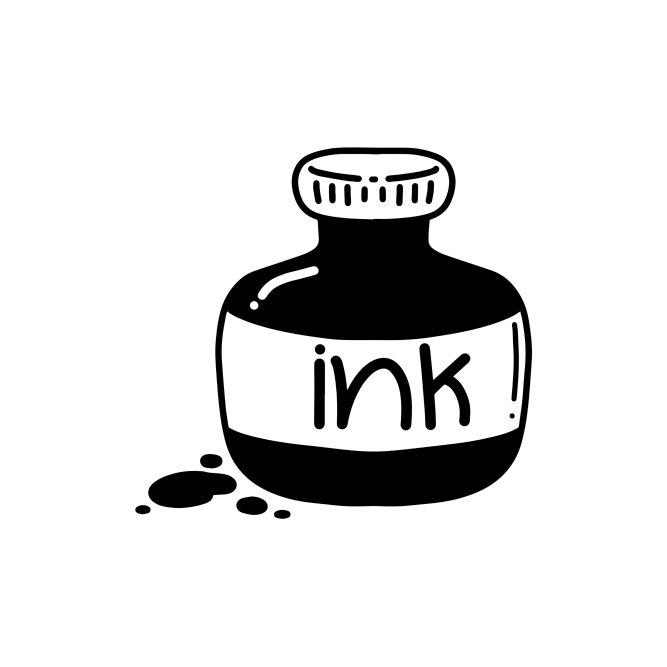
#> input picture store/brand/mark-black.png, 2000 x 2000 px (shown at 1/3 size)
$ python brand-assets.py
#> lines starting #> are read from the running program, lines starting #| are printed output that depends on the picture
"""Builds every logo/icon/splash file from the brand mark (store/brand/mark-black.png, transparent background)."""
from PIL import Image
import os
R = os.path.dirname(os.path.dirname(os.path.abspath(__file__)))
mark = Image.open(os.path.join(R, 'store/brand/mark-black.png')).convert('RGBA')
#> mark is the input picture: PIL image 2000x2000 RGBA; mean R, G, B, A 0, 0, 0, 30.5
mark = mark.crop(mark.getbbox())
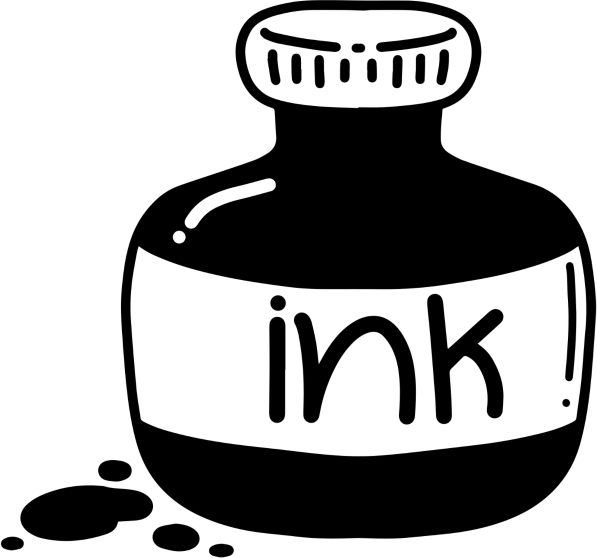
#> mark: PIL image 1193x1115 RGBA (shown at 1/2 size); mean R, G, B, A 0, 0, 0, 91.8; transparent parts drawn white
A = mark.split()[3]
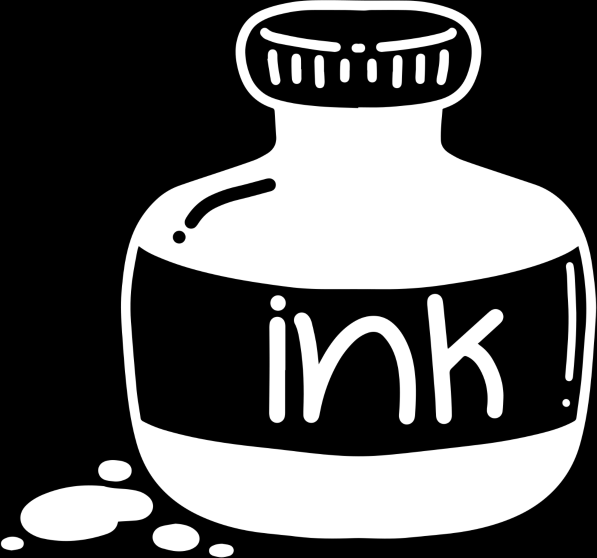
#> A: PIL image 1193x1115 L (shown at 1/2 size); min 0, max 255, mean 91.8
#> in canvas, `c = Image.new('RGBA', (size, size), bg + ((255,) if bg is not None els..`: c: PIL image 1024x1024 RGBA; every value is 255

def logo(color, w):
#> called with color = (0, 0, 0), w = 717
    h = round(w * mark.height / mark.width)
#> h = 670
    a = A.resize((w, h), Image.LANCZOS)
    im = Image.new('RGBA', (w, h), color + (0,))
#> im: PIL image 717x670 RGBA; every value is 0
    im.putalpha(a)
    return im

def canvas(size, bg, fg, frac, mode='RGB'):
    c = Image.new('RGBA', (size, size), bg + ((255,) if bg is not None else ()) if bg else (0, 0, 0, 0))
    w = round(size * frac)
    l = logo(fg, w)
    # optical centre: the ink drops make the mark look left-heavy, nudge it a little right
    c.alpha_composite(l, ((size - l.width) // 2 + round(size * 0.012), (size - l.height) // 2))
    return c.convert(mode) if mode == 'RGB' else c

W, B = (255, 255, 255), (0, 0, 0)
out = lambda p: os.path.join(R, p)
# app icon (store + native): black ink bottle on white
canvas(1024, W, B, 0.70).save(out('resources/icon.png'))
canvas(1024, W, B, 0.70).save(out('store/appstore-icon-1024.png'))
canvas(512, W, B, 0.70).save(out('store/play-icon-512.png'))
#> in canvas (call 3), `c = Image.new('RGBA', (size, size), bg + ((255,) if bg is not None els..`: c: PIL image 512x512 RGBA; every value is 255
#> in logo (call 3), `im = Image.new('RGBA', (w, h), color + (0,))`: im: PIL image 358x335 RGBA; every value is 0
canvas(1024, B, W, 0.70).save(out('resources/icon-dark.png'))
# Android adaptive icon: foreground inside the 66% safe zone
canvas(1024, None, B, 0.52, 'RGBA').save(out('resources/icon-foreground.png'))
#> in canvas (call 5), `c = Image.new('RGBA', (size, size), bg + ((255,) if bg is not None els..`: c: PIL image 1024x1024 RGBA; every value is 0
#> in logo (call 5), `im = Image.new('RGBA', (w, h), color + (0,))`: im: PIL image 532x497 RGBA; every value is 0
Image.new('RGB', (1024, 1024), W).save(out('resources/icon-background.png'))
# splash screens (light / dark)
canvas(2732, W, B, 0.22).save(out('resources/splash.png'))
#> in canvas (call 6), `c = Image.new('RGBA', (size, size), bg + ((255,) if bg is not None els..`: c: PIL image 2732x2732 RGBA; every value is 255
#> in logo (call 6), `im = Image.new('RGBA', (w, h), color + (0,))`: im: PIL image 601x562 RGBA; every value is 0
canvas(2732, (0, 0, 0), W, 0.22).save(out('resources/splash-dark.png'))
#> in canvas (call 7), `c.alpha_composite(l, ((size - l.width) // 2 + round(size * 0.012), (si..`:
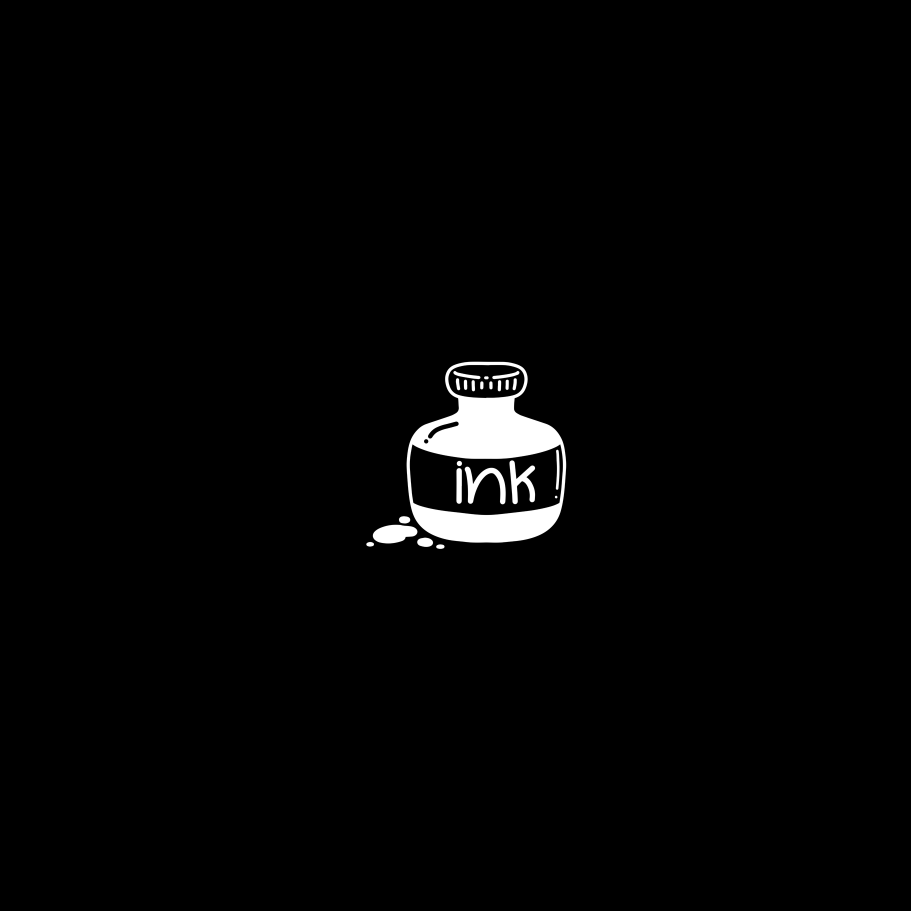
#> c: PIL image 2732x2732 RGBA (shown at 1/3 size); mean R, G, B, A 4.2, 4.2, 4.2, 255
# web / PWA
canvas(180, W, B, 0.74).save(out('public/icons/apple-touch-icon.png'))
#> in canvas (call 8), `c = Image.new('RGBA', (size, size), bg + ((255,) if bg is not None els..`: c: PIL image 180x180 RGBA; every value is 255
#> in logo (call 8), `a = A.resize((w, h), Image.LANCZOS)`:
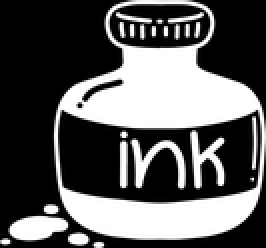
#> a: PIL image 133x124 L (shown 2 times larger); min 0, max 255, mean 91.9
#> in logo (call 8), `im = Image.new('RGBA', (w, h), color + (0,))`: im: PIL image 133x124 RGBA; every value is 0
canvas(192, W, B, 0.74).save(out('public/icons/icon-192.png'))
#> in canvas (call 9), `c = Image.new('RGBA', (size, size), bg + ((255,) if bg is not None els..`: c: PIL image 192x192 RGBA; every value is 255
#> in logo (call 9), `a = A.resize((w, h), Image.LANCZOS)`:
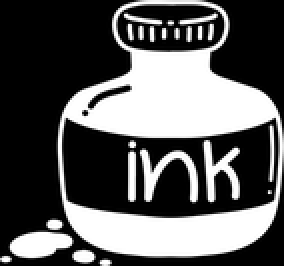
#> a: PIL image 142x133 L (shown 2 times larger); min 0, max 255, mean 91.9
#> in logo (call 9), `im = Image.new('RGBA', (w, h), color + (0,))`: im: PIL image 142x133 RGBA; every value is 0
#> in logo (call 9), `im.putalpha(a)`:
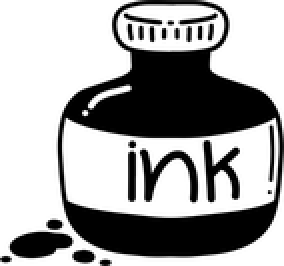
#> im: PIL image 142x133 RGBA (shown 2 times larger); mean R, G, B, A 0, 0, 0, 91.9; transparent parts drawn white
#> in canvas (call 9), `c.alpha_composite(l, ((size - l.width) // 2 + round(size * 0.012), (si..`:
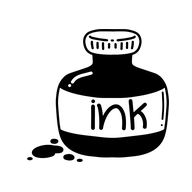
#> c: PIL image 192x192 RGBA; mean R, G, B, A 207.9, 207.9, 207.9, 255
canvas(512, W, B, 0.74).save(out('public/icons/icon-512.png'))
canvas(512, W, B, 0.56).save(out('public/icons/maskable-512.png'))
logo(B, 600).save(out('store/brand/mark-black-600.png'))
logo(W, 600).save(out('store/brand/mark-white-600.png'))
print('ok')
